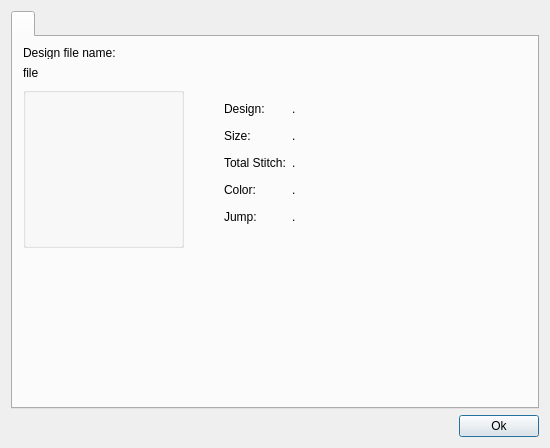
<?xml version="1.0" encoding="UTF-8"?>
<ui version="4.0">
 <class>DesignPropertiesDialog</class>
 <widget class="QDialog" name="DesignPropertiesDialog">
  <property name="geometry">
   <rect>
    <x>0</x>
    <y>0</y>
    <width>550</width>
    <height>448</height>
   </rect>
  </property>
  <property name="minimumSize">
   <size>
    <width>550</width>
    <height>448</height>
   </size>
  </property>
  <property name="maximumSize">
   <size>
    <width>550</width>
    <height>448</height>
   </size>
  </property>
  <property name="windowTitle">
   <string>DesignPropertiesDialog</string>
  </property>
  <layout class="QGridLayout" name="gridLayout">
   <item row="1" column="0">
    <spacer name="horizontalSpacer">
     <property name="orientation">
      <enum>Qt::Horizontal</enum>
     </property>
     <property name="sizeHint" stdset="0">
      <size>
       <width>448</width>
       <height>20</height>
      </size>
     </property>
    </spacer>
   </item>
   <item row="1" column="1">
    <widget class="QPushButton" name="btnOk">
     <property name="text">
      <string>Ok</string>
     </property>
    </widget>
   </item>
   <item row="0" column="0" colspan="2">
    <widget class="QTabWidget" name="tabWidget">
     <property name="currentIndex">
      <number>0</number>
     </property>
     <widget class="QWidget" name="tab">
      <attribute name="title">
       <string/>
      </attribute>
      <widget class="QGroupBox" name="groupBox">
       <property name="geometry">
        <rect>
         <x>10</x>
         <y>50</y>
         <width>161</width>
         <height>161</height>
        </rect>
       </property>
       <property name="title">
        <string/>
       </property>
       <layout class="QGridLayout" name="gridLayout_2">
        <item row="0" column="0">
         <widget class="QLabel" name="lbImage">
          <property name="text">
           <string/>
          </property>
          <property name="scaledContents">
           <bool>true</bool>
          </property>
         </widget>
        </item>
       </layout>
      </widget>
      <widget class="QLabel" name="label_2">
       <property name="geometry">
        <rect>
         <x>10</x>
         <y>10</y>
         <width>99</width>
         <height>12</height>
        </rect>
       </property>
       <property name="text">
        <string>Design file name:</string>
       </property>
      </widget>
      <widget class="QLabel" name="lbFileName">
       <property name="geometry">
        <rect>
         <x>10</x>
         <y>30</y>
         <width>56</width>
         <height>12</height>
        </rect>
       </property>
       <property name="text">
        <string>file</string>
       </property>
      </widget>
      <widget class="QWidget" name="layoutWidget">
       <property name="geometry">
        <rect>
         <x>200</x>
         <y>50</y>
         <width>321</width>
         <height>151</height>
        </rect>
       </property>
       <layout class="QGridLayout" name="gridLayout_3">
        <item row="0" column="0">
         <widget class="QLabel" name="label_3">
          <property name="maximumSize">
           <size>
            <width>43</width>
            <height>16777215</height>
           </size>
          </property>
          <property name="text">
           <string>Design:</string>
          </property>
         </widget>
        </item>
        <item row="0" column="1">
         <widget class="QLabel" name="lbDesign">
          <property name="text">
           <string>.</string>
          </property>
         </widget>
        </item>
        <item row="1" column="0">
         <widget class="QLabel" name="label_4">
          <property name="maximumSize">
           <size>
            <width>29</width>
            <height>16777215</height>
           </size>
          </property>
          <property name="text">
           <string>Size:</string>
          </property>
         </widget>
        </item>
        <item row="1" column="1">
         <widget class="QLabel" name="lbSize">
          <property name="text">
           <string>.</string>
          </property>
         </widget>
        </item>
        <item row="2" column="0">
         <widget class="QLabel" name="label_5">
          <property name="maximumSize">
           <size>
            <width>67</width>
            <height>16777215</height>
           </size>
          </property>
          <property name="text">
           <string>Total Stitch:</string>
          </property>
         </widget>
        </item>
        <item row="2" column="1">
         <widget class="QLabel" name="lbTotalStitch">
          <property name="text">
           <string>.</string>
          </property>
         </widget>
        </item>
        <item row="3" column="0">
         <widget class="QLabel" name="label_6">
          <property name="maximumSize">
           <size>
            <width>34</width>
            <height>16777215</height>
           </size>
          </property>
          <property name="text">
           <string>Color:</string>
          </property>
         </widget>
        </item>
        <item row="3" column="1">
         <widget class="QLabel" name="lbColor">
          <property name="text">
           <string>.</string>
          </property>
         </widget>
        </item>
        <item row="4" column="0">
         <widget class="QLabel" name="label_7">
          <property name="maximumSize">
           <size>
            <width>35</width>
            <height>16777215</height>
           </size>
          </property>
          <property name="text">
           <string>Jump:</string>
          </property>
         </widget>
        </item>
        <item row="4" column="1">
         <widget class="QLabel" name="lbJump">
          <property name="text">
           <string>.</string>
          </property>
         </widget>
        </item>
       </layout>
      </widget>
     </widget>
    </widget>
   </item>
  </layout>
 </widget>
 <layoutdefault spacing="6" margin="11"/>
 <resources/>
 <connections/>
</ui>
